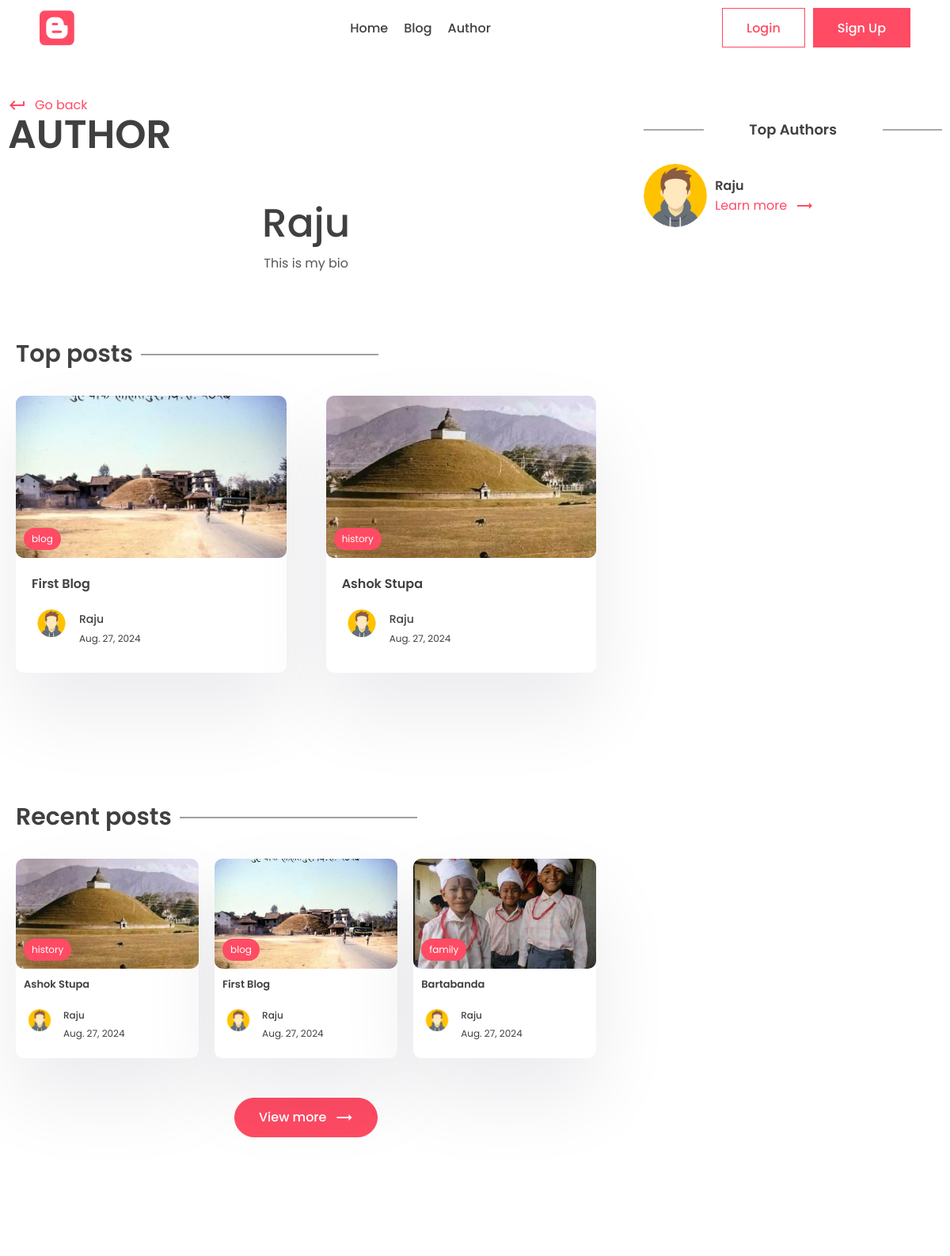
The page /author/raju (upper part) on the database as committed earlier.
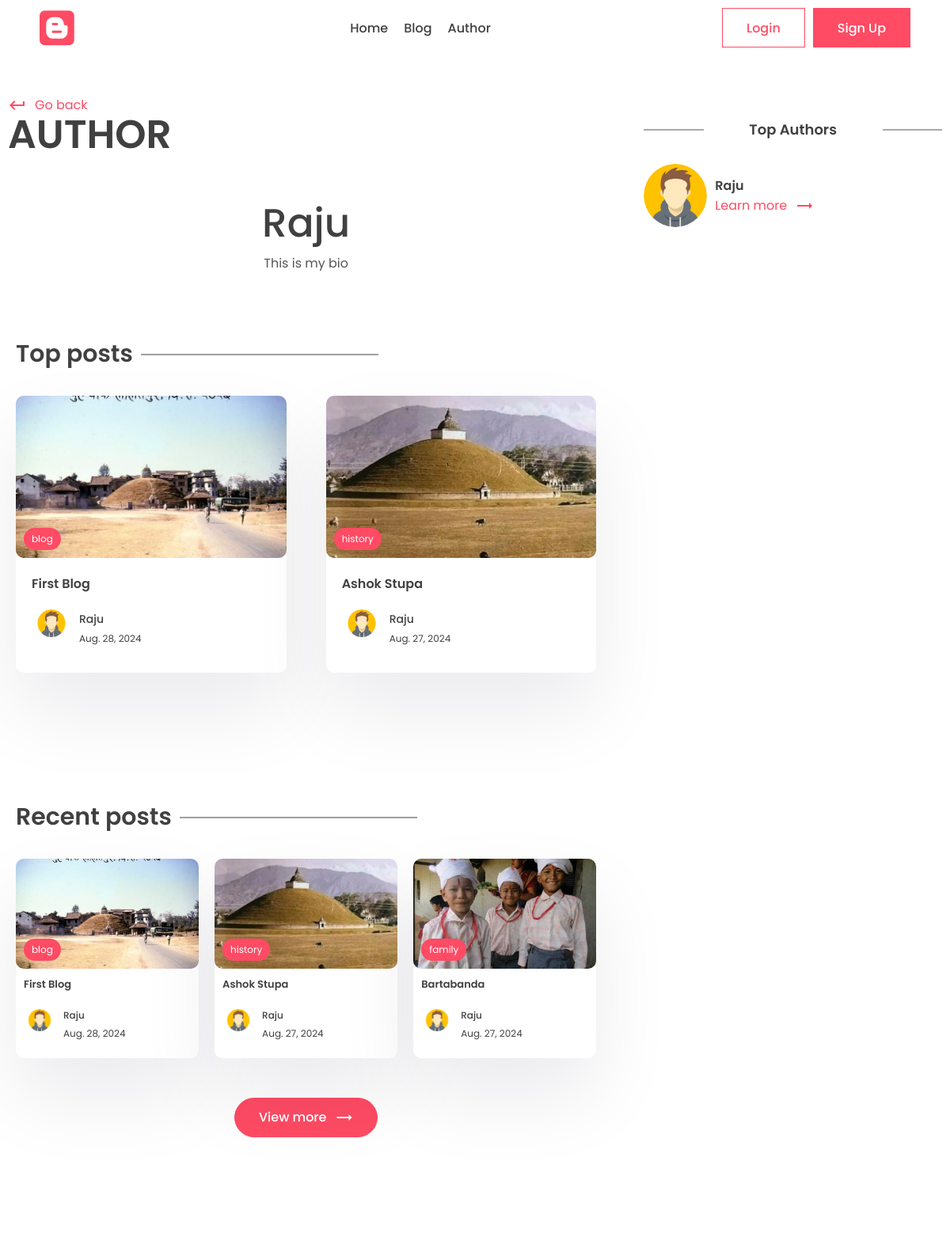
The same page on the database as committed later.
### app/models.py (models this page shows, shortened)
class Post(models.Model):
    title = models.CharField(max_length=200)
    content = models.TextField()
    last_updated = models.DateTimeField(auto_now=True)
    slug = models.SlugField(max_length=200, unique=True)
    image = models.ImageField(null=True, blank=True, upload_to="images/")
    tags = models.ManyToManyField(Tag, blank=True, related_name='post')
    view_count = models.IntegerField(null=True, blank=True)
    author = models.ForeignKey(User, on_delete=models.CASCADE, null=True, blank=True)

class Tag(models.Model):
    name = models.CharField(max_length=100)
    description = models.CharField(max_length=100)
    slug = models.SlugField(max_length=100, unique=True)

class Profile(models.Model):
    user = models.OneToOneField(User, on_delete=models.CASCADE)
    profile_image = models.ImageField(null=True, blank=True, upload_to="images/")
    slug = models.SlugField(max_length=200, unique=True)
    bio = models.CharField(max_length=200)

### app/views.py (the view)
# urls.py: path('author/<slug:slug>', views.author_page, name='author_page'),
def author_page(request, slug):
    profile = Profile.objects.get(slug=slug)
    top_posts = Post.objects.filter(author = profile.user).order_by('-view_count')[0:2]
    recent_posts = Post.objects.filter(author = profile.user).order_by('-last_updated')[0:3]
    top_authors = User.objects.annotate(number = Count('post')).order_by('number')
    context = {'profile':profile, 'top_posts':top_posts, 'recent_posts':recent_posts, 'top_authors':top_authors}
    return render(request, 'app/author.html', context)

### app/templates/app/author.html (shortened to what this page needs)
{% extends "base.html" %}
{% block content %}
<div class="container">
  <div class="layout">
    <div class="left">
      <div class="page-top">
        <div class="top flex">
          <div class="page-name">
            <a href="#" class="learn">
              <span class="material-icons"> keyboard_return </span> Go
              back
            </a>
            <h1>Author</h1>
          </div>
        </div>
      </div>
      <center>
        <div class="typo">
          <h1 class="title">{{profile.user.first_name}}</h1>
          <p>
            {{profile.bio}}
          </p>
        </div>
      </center>
      <section class="sp">
        <div class="container">
          <h1 class="sec-title">Top posts</h1>
          <div class="grid-2 blog">
            {% for post in top_posts %}
            <a href="{% url "post_page" post.slug %}">
              <div class="card">
                <div class="post-img">
                  <img src="{{post.image.url}}" alt="" />
                  <div class="tag">{{post.tags.all.0.name}}</div>
                </div>
                <div class="card-content">
                  <h3>
                    {{post.title}}
                  </h3>
                  <div class="author">
                    <div class="profile-pic">
                      <img src="{{post.author.profile.profile_image.url}}" alt="" />
                    </div>
                    <div class="details">
                      <p>{{post.author.first_name}}</p>
                      <small>{{post.last_updated|date}}</small>
                    </div>
                  </div>
                </div>
              </div>
            </a>
             {% empty %}
             <p>Nothing to show here</p>
            {% endfor %}
          </div>
        </div>
      </section>
      <section class="sp">
        <div class="container">
          <h1 class="sec-title">Recent posts</h1>
          <div class="grid-3 blog-grid">
            {% for post in recent_posts %}
            <a href="{% url "post_page" post.slug %}">
                <div class="card">
                  <div class="post-img">
                    <img src="{{post.image.url}}" alt="" />
                    <div class="tag">{{post.tags.all.0.name}}</div>
                  </div>
                  <div class="card-content">
                    <h3>
                      {{post.title}}
                    </h3>
                    <div class="author">
                      <div class="profile-pic">
                        <img src=".{{post.author.profile.profile_image.url}}" alt="" />
                      </div>
                      <div class="details">
                        <p>{{post.author.first_name}}</p>
                        <small>{{post.last_updated|date}}</small>
                      </div>
                    </div>
                  </div>
                </div>
              </a>
            {% empty %}
            <p>Nothing to show here</p>
            {% endfor %}
          </div>
          <center>
            <button class="btn btn-primary rounded view">
              View more
              <span class="material-icons"> trending_flat </span>
            </button>
          </center>
        </div>
      </section>
    </div>
    <div class="right">
      <div class="block">
        <h2 class="title2">Top Authors</h2>
        {% for author in top_authors %}
        <div class="recent-post other-author">
          <div class="rounded-img">
            <img src="{{author.profile.profile_image.url}}" alt="" />
          </div>
          <div class="recent-content">
            <h3>
              {{author.first_name}}
            </h3>
            <a class="learn" href="{% url "author_page" author.profile.slug %}"
              >Learn more
              <span class="material-icons"> trending_flat </span></a
            >
          </div>
        </div>
        {% empty %}
             <p>Nothing to show here</p>
        {% endfor %}
      </div>
    </div>
  </div>
</div>
{% endblock content %}

Rows that differ between the two databases and show on the page:
changed Post "First Blog": last_updated "Aug. 27, 2024" → "Aug. 28, 2024"; moves up the list
